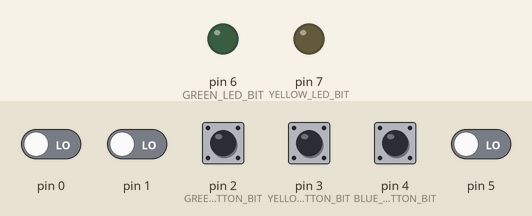
Bench run of a sketch on a simulated Arduino Uno, built with avr-gcc and run on an emulated ATmega328P. Shown: output pins drawn as LEDs (lit = HIGH). Inputs (shaded band) come from the test bench; at power-on: pin 2 (GREEN_BUTTON_BIT), pin 3 (YELLOW_BUTTON_BIT), pin 4 (BLUE_BUTTON_BIT) HIGH, pin 0, pin 1, pin 5 LOW.

Above: at 1.4 s.
1.5 s: pin 2 (GREEN_BUTTON_BIT) pulled LOW for 0.15 s
At 2.0 s:
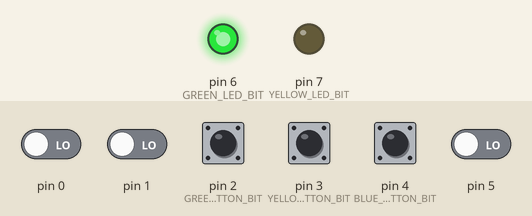
3.1 s: pin 3 (YELLOW_BUTTON_BIT) pulled LOW for 0.15 s
At 4.3 s:
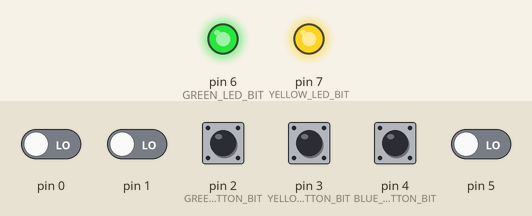
4.7 s: pin 2 (GREEN_BUTTON_BIT) pulled LOW for 1 s
At 5.6 s:
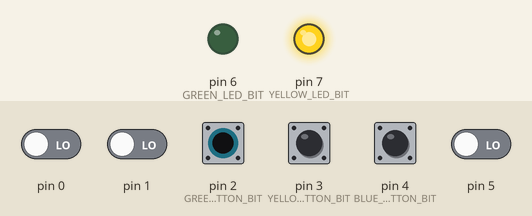
7.2 s: pin 3 (YELLOW_BUTTON_BIT) pulled LOW for 1 s
At 7.5 s:
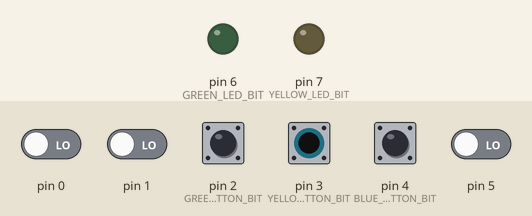
9.7 s: pin 4 (BLUE_BUTTON_BIT) pulled LOW for 0.15 s
At 10.6 s:
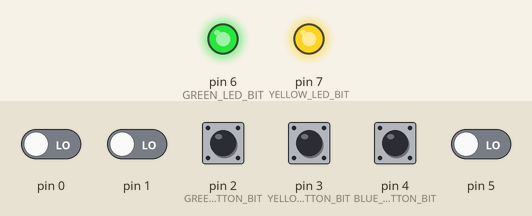
Timing chart, 0 to 12.3 s (numbered marks = the images above; inputs shaded):
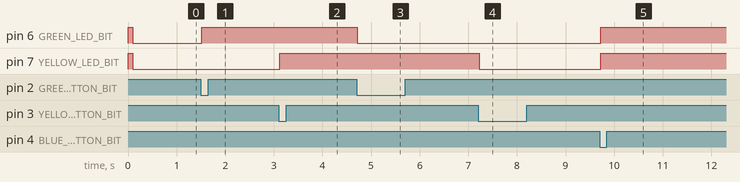

Measured:
- after the input at 1.5 s, pin 6 (GREEN_LED_BIT): LOW → HIGH at once
- after the input at 3.1 s, pin 7 (YELLOW_LED_BIT): LOW → HIGH at once
- after the input at 4.7 s, pin 6 (GREEN_LED_BIT): HIGH → LOW at once
- after the input at 7.2 s, pin 7 (YELLOW_LED_BIT): HIGH → LOW at once
- after the input at 9.7 s, pin 6 (GREEN_LED_BIT), pin 7 (YELLOW_LED_BIT): LOW → HIGH at once

The sketch:

test.ino
```cpp
#define YELLOW_LED_PORT PORTD
#define YELLOW_LED_BIT 7
#define GREEN_LED_PORT PORTD
#define GREEN_LED_BIT 6

#define YELLOW_BUTTON_REGPORT PORTD
#define YELLOW_BUTTON_BIT 3
#define YELLOW_BUTTON_PINREG PIND
#define GREEN_BUTTON_REGPORT PORTD
#define GREEN_BUTTON_BIT 2
#define GREEN_BUTTON_PINREG PIND
#define BLUE_BUTTON_REGPORT PORTD
#define BLUE_BUTTON_BIT 4
#define BLUE_BUTTON_PINREG PIND


/*** Interrupt flags ***/
volatile int mainEventFlags = 0;
#define GREEN_BUTTON_FLAG 0x01
#define YELLOW_BUTTON_FLAG 0x02
#define Flag_BUTTON_BLUE  0x04

volatile uint8_t portdhistory = 0xFF;


void setup() {
  // put your setup code here, to run once:

  DDRD = _BV(GREEN_LED_BIT) | _BV(YELLOW_LED_BIT);

  YELLOW_BUTTON_REGPORT |= _BV(YELLOW_BUTTON_BIT);
  GREEN_BUTTON_REGPORT |= _BV(GREEN_BUTTON_BIT);
  BLUE_BUTTON_REGPORT |= _BV(BLUE_BUTTON_BIT);

  PCICR = _BV(PCIE2);   //enable pin change innerupt for port D
  PCMSK2 = _BV(PCINT20) | _BV(PCINT19) | _BV(PCINT18);
  sei();                        // Enable global interrupts


  GREEN_LED_PORT |= _BV(GREEN_LED_BIT);
  YELLOW_LED_PORT |= _BV(YELLOW_LED_BIT);
  delay(100);
  GREEN_LED_PORT &= ~_BV(GREEN_LED_BIT);
  YELLOW_LED_PORT &= ~_BV(YELLOW_LED_BIT);
  delay(100);
}

void loop() {
  // put your main code here, to run repeatedly:

if (mainEventFlags & GREEN_BUTTON_FLAG) {
    delay(20);
    mainEventFlags &= ~GREEN_BUTTON_FLAG;
    if(bit_is_clear(GREEN_BUTTON_PINREG,GREEN_BUTTON_BIT)){
      // do stuff
        GREEN_LED_PORT ^= _BV(GREEN_LED_BIT);
    }
  }
  if (mainEventFlags & YELLOW_BUTTON_FLAG) {
    delay(20);
    mainEventFlags &= ~YELLOW_BUTTON_FLAG;
    if(bit_is_clear(YELLOW_BUTTON_PINREG,YELLOW_BUTTON_BIT)){
      // do stuff
      YELLOW_LED_PORT ^= _BV(YELLOW_LED_BIT);
    }
  }
  if (mainEventFlags & Flag_BUTTON_BLUE) {
    delay(20);
    mainEventFlags &= ~Flag_BUTTON_BLUE;
    if(bit_is_clear(BLUE_BUTTON_PINREG,BLUE_BUTTON_BIT)){
      // do stuff
        GREEN_LED_PORT ^= _BV(GREEN_LED_BIT);
        YELLOW_LED_PORT ^= _BV(YELLOW_LED_BIT);
    }
  }

}

ISR(PCINT2_vect){
  uint8_t changedBits;
  changedBits = PIND ^ portdhistory;
  portdhistory = PIND;

  if(changedBits & _BV(YELLOW_BUTTON_BIT)){
    if(bit_is_clear(YELLOW_BUTTON_PINREG,YELLOW_BUTTON_BIT)){
      mainEventFlags |= YELLOW_BUTTON_FLAG;
    }
  }
  if(changedBits & _BV(GREEN_BUTTON_BIT)){
   if(bit_is_clear(GREEN_BUTTON_PINREG,GREEN_BUTTON_BIT)){
      mainEventFlags |= GREEN_BUTTON_FLAG;
    }
  }
  if(changedBits & _BV(BLUE_BUTTON_BIT)){
    if(bit_is_clear(BLUE_BUTTON_PINREG,BLUE_BUTTON_BIT)){
      mainEventFlags |= Flag_BUTTON_BLUE;
    }
  }
}
```
